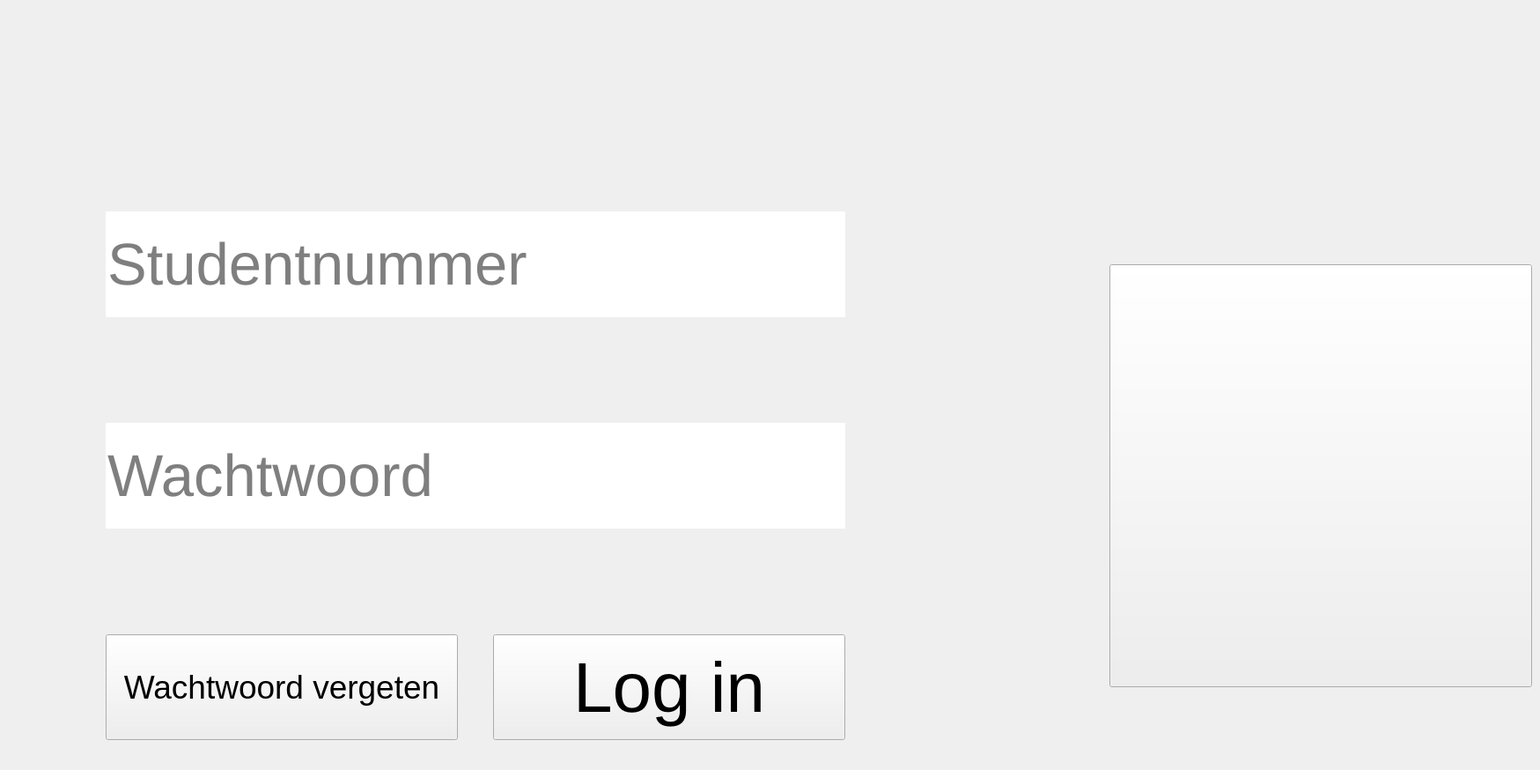
    <widget class="QWidget" name="login">
     <property name="sizePolicy">
      <sizepolicy hsizetype="Expanding" vsizetype="Expanding">
       <horstretch>0</horstretch>
       <verstretch>0</verstretch>
      </sizepolicy>
     </property>
     <widget class="QPushButton" name="btn_qr">
      <property name="geometry">
       <rect>
        <x>1260</x>
        <y>300</y>
        <width>480</width>
        <height>480</height>
       </rect>
      </property>
      <property name="focusPolicy">
       <enum>Qt::NoFocus</enum>
      </property>
      <property name="text">
       <string/>
      </property>
      <property name="icon">
       <iconset>
        <normaloff>QRcode.svg</normaloff>QRcode.svg</iconset>
      </property>
      <property name="iconSize">
       <size>
        <width>480</width>
        <height>480</height>
       </size>
      </property>
     </widget>
     <widget class="QPushButton" name="btn_login">
      <property name="geometry">
       <rect>
        <x>560</x>
        <y>720</y>
        <width>400</width>
        <height>120</height>
       </rect>
      </property>
      <property name="font">
       <font>
        <pointsize>60</pointsize>
       </font>
      </property>
      <property name="focusPolicy">
       <enum>Qt::StrongFocus</enum>
      </property>
      <property name="text">
       <string>Log in</string>
      </property>
      <property name="autoDefault">
       <bool>false</bool>
      </property>
     </widget>
     <widget class="QLineEdit" name="line_stdnr">
      <property name="geometry">
       <rect>
        <x>120</x>
        <y>240</y>
        <width>840</width>
        <height>120</height>
       </rect>
      </property>
      <property name="sizePolicy">
       <sizepolicy hsizetype="Maximum" vsizetype="Fixed">
        <horstretch>0</horstretch>
        <verstretch>0</verstretch>
       </sizepolicy>
      </property>
      <property name="font">
       <font>
        <pointsize>50</pointsize>
       </font>
      </property>
      <property name="inputMethodHints">
       <set>Qt::ImhDigitsOnly|Qt::ImhPreferNumbers|Qt::ImhSensitiveData</set>
      </property>
      <property name="frame">
       <bool>false</bool>
      </property>
      <property name="echoMode">
       <enum>QLineEdit::Normal</enum>
      </property>
      <property name="placeholderText">
       <string>Studentnummer</string>
      </property>
      <property name="cursorMoveStyle">
       <enum>Qt::VisualMoveStyle</enum>
      </property>
     </widget>
     <widget class="QLineEdit" name="line_pswrd">
      <property name="geometry">
       <rect>
        <x>120</x>
        <y>480</y>
        <width>840</width>
        <height>120</height>
       </rect>
      </property>
      <property name="sizePolicy">
       <sizepolicy hsizetype="Fixed" vsizetype="Fixed">
        <horstretch>0</horstretch>
        <verstretch>0</verstretch>
       </sizepolicy>
      </property>
      <property name="font">
       <font>
        <pointsize>50</pointsize>
       </font>
      </property>
      <property name="focusPolicy">
       <enum>Qt::StrongFocus</enum>
      </property>
      <property name="frame">
       <bool>false</bool>
      </property>
      <property name="echoMode">
       <enum>QLineEdit::Password</enum>
      </property>
      <property name="placeholderText">
       <string>Wachtwoord</string>
      </property>
      <property name="cursorMoveStyle">
       <enum>Qt::VisualMoveStyle</enum>
      </property>
      <property name="clearButtonEnabled">
       <bool>false</bool>
      </property>
     </widget>
     <widget class="QLineEdit" name="line_qr">
      <property name="geometry">
       <rect>
        <x>-200</x>
        <y>0</y>
        <width>50</width>
        <height>50</height>
       </rect>
      </property>
      <property name="cursor">
       <cursorShape>BlankCursor</cursorShape>
      </property>
      <property name="focusPolicy">
       <enum>Qt::ClickFocus</enum>
      </property>
      <property name="inputMethodHints">
       <set>Qt::ImhHiddenText|Qt::ImhNoAutoUppercase|Qt::ImhNoPredictiveText|Qt::ImhSensitiveData</set>
      </property>
      <property name="maxLength">
       <number>500000</number>
      </property>
      <property name="frame">
       <bool>false</bool>
      </property>
      <property name="echoMode">
       <enum>QLineEdit::NoEcho</enum>
      </property>
     </widget>
     <widget class="QLabel" name="ERROR_STDNR">
      <property name="geometry">
       <rect>
        <x>120</x>
        <y>395</y>
        <width>840</width>
        <height>50</height>
       </rect>
      </property>
      <property name="text">
       <string/>
      </property>
     </widget>
     <widget class="QLabel" name="ERROR_PSWRD">
      <property name="geometry">
       <rect>
        <x>120</x>
        <y>620</y>
        <width>840</width>
        <height>80</height>
       </rect>
      </property>
      <property name="text">
       <string/>
      </property>
     </widget>
     <widget class="QLabel" name="ERROR_QRFLD">
      <property name="geometry">
       <rect>
        <x>1290</x>
        <y>815</y>
        <width>421</width>
        <height>50</height>
       </rect>
      </property>
      <property name="text">
       <string/>
      </property>
     </widget>
     <widget class="QPushButton" name="btn_retpass">
      <property name="geometry">
       <rect>
        <x>120</x>
        <y>720</y>
        <width>400</width>
        <height>120</height>
       </rect>
      </property>
      <property name="font">
       <font>
        <pointsize>28</pointsize>
       </font>
      </property>
      <property name="focusPolicy">
       <enum>Qt::NoFocus</enum>
      </property>
      <property name="text">
       <string>Wachtwoord vergeten</string>
      </property>
      <property name="autoDefault">
       <bool>false</bool>
      </property>
     </widget>
    </widget>
